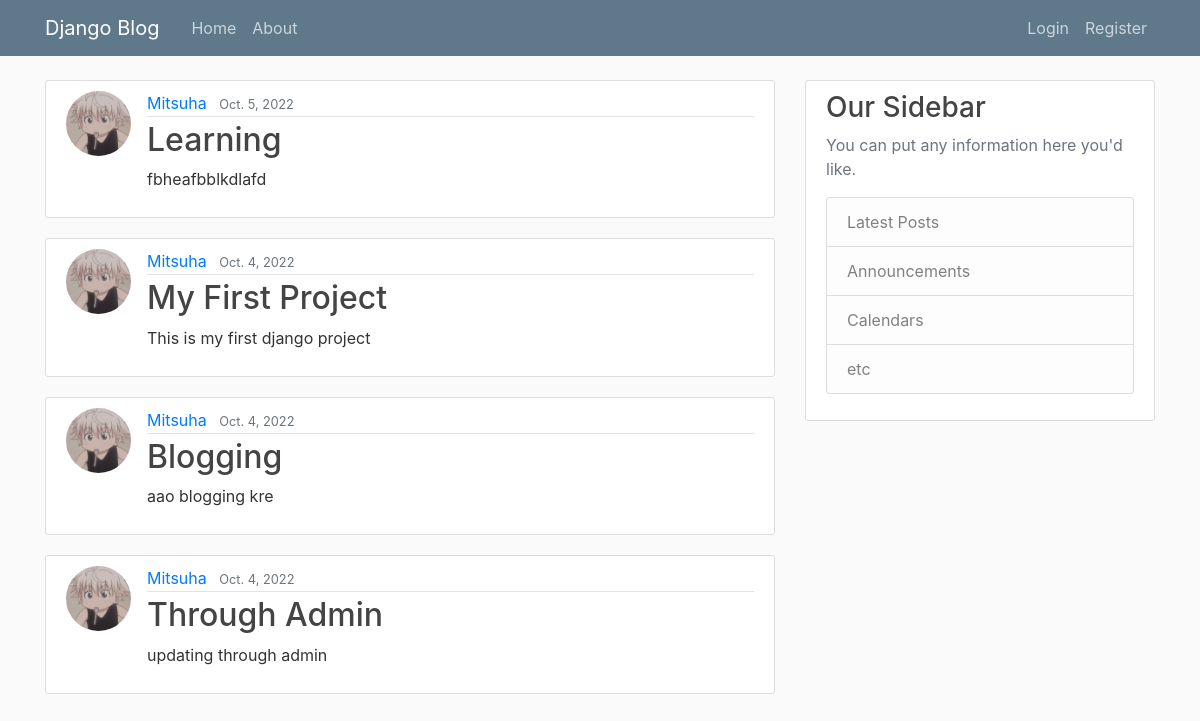
Before: / with the older database file.
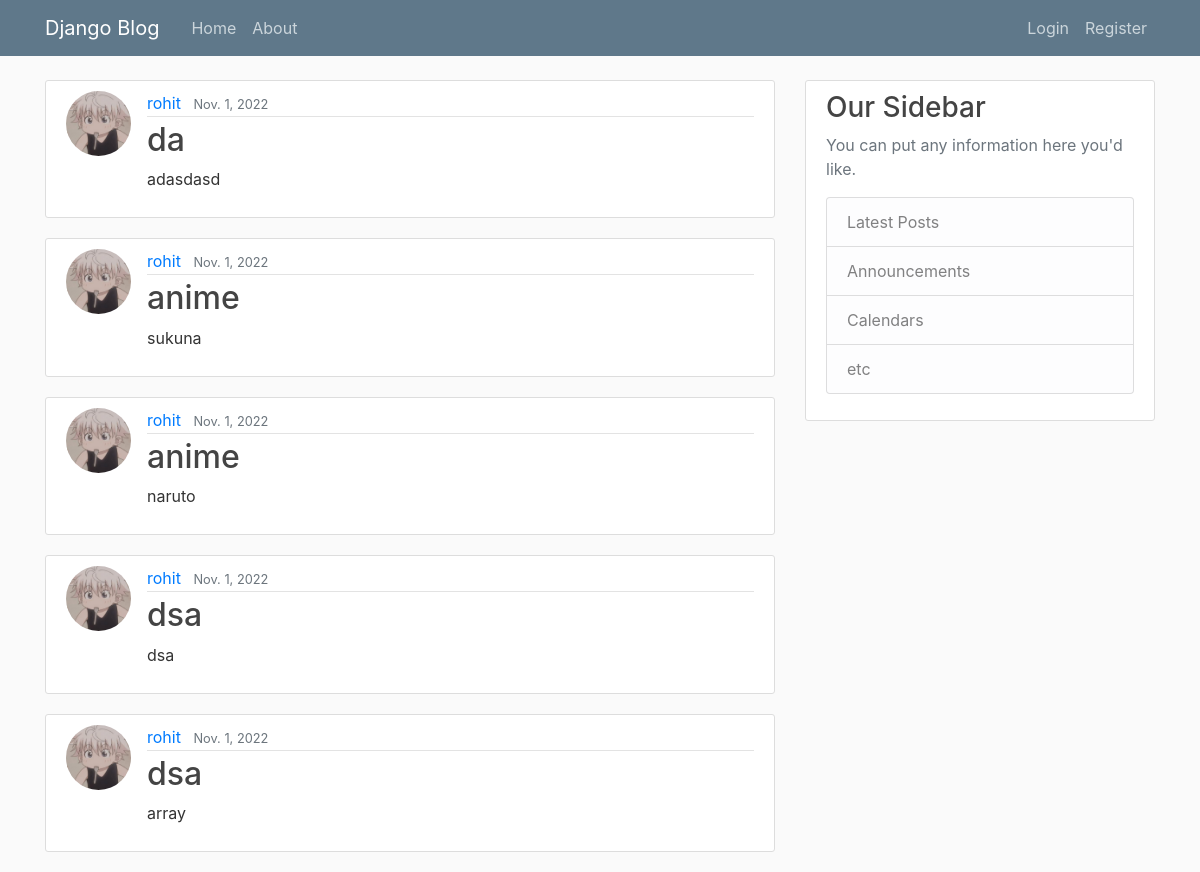
After: the same page with the newer database file.
### bllog/models.py (models this page shows, shortened)
class Post(models.Model):
    title = models.CharField(max_length=100)
    content = models.TextField()
    date_posted = models.DateField(default= timezone.now)
    author = models.ForeignKey( User,on_delete=models.CASCADE)

### Users/models.py (models this page shows, shortened)
class Profile(models.Model):
    user = models.OneToOneField(User,on_delete=models.CASCADE)
    image = models.ImageField(default='default.jpg',upload_to='profile_pics')

### bllog/views.py (the view)
# urls.py: path('',PostListView.as_view(),name = "home"),
class PostListView(ListView):
    model = Post
    template_name = 'bllog/home.html'
    context_object_name = 'posts'
    ordering = ['-date_posted']
    paginate_by = 5

### bllog/templates/bllog/home.html
  {% extends "bllog/base.html" %}
  {% block content %}
    {% for post in posts %}
  <article class="media content-section">
      <img class="rounded-circle article-img" src="{{ post.author.profile.image.url }}">
      <div class="media-body">
          <div class="article-metadata">
              <a class="mr-2" href="#">{{ post.author }}</a>
              <small class="text-muted">{{ post.date_posted }}</small>
          </div>
          <h2><a class="article-title" href="#">{{ post.title }}</a></h2>
          <p class="article-content">{{ post.content }}</p>
      </div>
  </article>
    {% endfor %}
  {% endblock content %}

### bllog/templates/bllog/base.html (shortened to what this page needs)
{% load static %}
<!DOCTYPE html>
<html lang="en">
<head>
    <link rel="stylesheet" href="https://cdn.jsdelivr.net/npm/bootstrap@4.3.1/dist/css/bootstrap.min.css"
>
    <link rel="stylesheet" type=text/css href="{% static 'bllog/main.css' %}">
</head>
<body>
<header class="site-header">
    <nav class="navbar navbar-expand-md navbar-dark bg-steel fixed-top">
        <div class="container">
            <a class="navbar-brand mr-4" href="{% url 'home' %}">Django Blog</a>
            <div class="collapse navbar-collapse" id="navbarToggle">
                <div class="navbar-nav mr-auto">
                    <a class="nav-item nav-link" href="{% url 'home' %}">Home</a>
                    <a class="nav-item nav-link" href="{% url 'about' %}">About</a>
                </div>
                <div class="navbar-nav">
                    {% if user.is_authenticated %}
                    <a class="nav-item nav-link" href="{% url 'profile' %}">Profile</a>
                    <a class="nav-item nav-link" href="{% url 'logout' %}">Logout</a>
                    <a class="nav-item nav-link" href="{% url 'post-create' %}">New Post</a>
                    {% else %}
                    <a class="nav-item nav-link" href="{% url 'login' %}">Login</a>
                    <a class="nav-item nav-link" href="{% url 'register' %} ">Register</a>
                    {% endif %}
                </div>
            </div>
        </div>
    </nav>
</header>
<main role="main" class="container">
    <div class="row">
        <div class="col-md-8">
            {% block content %}{% endblock %}
        </div>
        <div class="col-md-4">
            <div class="content-section">
                <h3>Our Sidebar</h3>
                <p class='text-muted'>You can put any information here you'd like.
                <ul class="list-group">
                    <li class="list-group-item list-group-item-light">Latest Posts</li>
                    <li class="list-group-item list-group-item-light">Announcements</li>
                    <li class="list-group-item list-group-item-light">Calendars</li>
                    <li class="list-group-item list-group-item-light">etc</li>
                </ul>
                </p>
            </div>
        </div>
    </div>
</main>
</body>
</html>

### bllog/static/bllog/main.css (style rules this page uses)
body { background: #fafafa; color: #333333; margin-top: 5rem; }
h1, h2, h3, h4, h5, h6 { color: #444444; }
ul { margin: 0; }
.bg-steel { background-color: #5f788a; }
.site-header .navbar-nav .nav-link { color: #cbd5db; }
.content-section { background: #ffffff; padding: 10px 20px; border: 1px solid #dddddd; border-radius: 3px; margin-bottom: 20px; }
.article-title { color: #444444; }
.article-content { white-space: pre-line; }
.article-img { height: 65px; width: 65px; margin-right: 16px; }
.article-metadata { padding-bottom: 1px; margin-bottom: 4px; border-bottom: 1px solid #e3e3e3 }

Changed rows visible on the page:
removed Post: author.profile.image (picture), author "Mitsuha", date_posted "Oct. 5, 2022", title "Learning", content "fbheafbblkdlafd"
no longer on this page (row unchanged): Post: author.profile.image (picture), author "Mitsuha", date_posted "Oct. 4, 2022", title "My First Project", content "This is my first django project"
no longer on this page (row unchanged): Post: author.profile.image (picture), author "Mitsuha", date_posted "Oct. 4, 2022", title "Blogging", content "aao blogging kre"
removed Post: author.profile.image (picture), author "Mitsuha", date_posted "Oct. 4, 2022", title "Through Admin", content "updating through admin"
added Post: author.profile.image (picture), author "rohit", date_posted "Nov. 1, 2022", title "da", content "adasdasd"
added Post: author.profile.image (picture), author "rohit", date_posted "Nov. 1, 2022", title "anime", content "sukuna"
added Post: author.profile.image (picture), author "rohit", date_posted "Nov. 1, 2022", title "anime", content "naruto"
added Post: author.profile.image (picture), author "rohit", date_posted "Nov. 1, 2022", title "dsa", content "dsa"
added Post: author.profile.image (picture), author "rohit", date_posted "Nov. 1, 2022", title "dsa", content "array"
